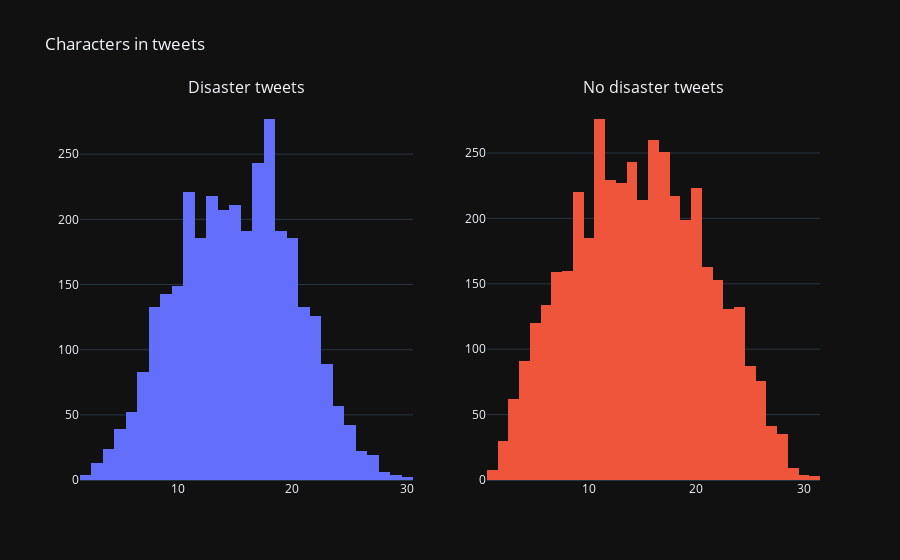

This figure's notebook cell:
### Markdown cell above
<h1>Number of words in tweets</h1>

### Code cell
fig = make_subplots(rows=1, cols=2, subplot_titles=('Disaster tweets', 'No disaster tweets'))

tweet_len_1 = tweet[tweet['target']==1]['text'].str.split().map(lambda x: len(x))

fig.add_trace(
    go.Histogram(x = tweet_len_1, name='Disaster tweets'),
    row=1,
    col=1
    )


tweet_len_0 = tweet[tweet['target']==0]['text'].str.split().map(lambda x: len(x))

fig.add_trace(
    go.Histogram(x = tweet_len_0, name='No disaster tweets'),
    row=1,
    col=2
    )

fig.update_layout(
    showlegend=False,
    title_text='Characters in tweets',
    template='plotly_dark'
)

### Figure 1 — Plotly figure (JSON) as saved in the notebook; plotly's stock layout.template omitted (floating-point values rounded to 4 significant figures; data arrays with more than 128 entries replaced by an {"elided": "..."} marker saying what was removed)
{"data": [{"name": "Disaster tweets", "type": "histogram", "x": {"elided": "3271 int values"}, "xaxis": "x", "yaxis": "y"}, {"name": "No disaster tweets", "type": "histogram", "x": {"elided": "4342 int values"}, "xaxis": "x2", "yaxis": "y2"}], "layout": {"annotations": [{"font": {"size": 16}, "showarrow": false, "text": "Disaster tweets", "x": 0.225, "xanchor": "center", "xref": "paper", "y": 1, "yanchor": "bottom", "yref": "paper"}, {"font": {"size": 16}, "showarrow": false, "text": "No disaster tweets", "x": 0.775, "xanchor": "center", "xref": "paper", "y": 1, "yanchor": "bottom", "yref": "paper"}], "showlegend": false, "title": {"text": "Characters in tweets"}, "xaxis": {"anchor": "y", "domain": [0, 0.45]}, "xaxis2": {"anchor": "y2", "domain": [0.55, 1]}, "yaxis": {"anchor": "x", "domain": [0, 1]}, "yaxis2": {"anchor": "x2", "domain": [0, 1]}}}
